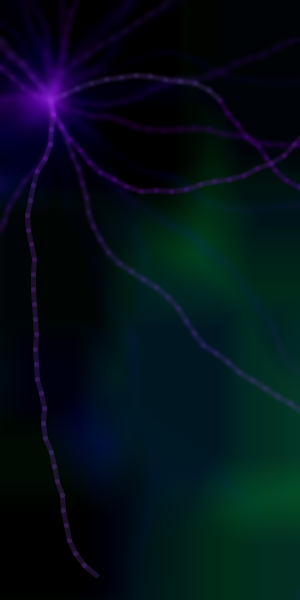
Frame 1 (no input)
Frame 60 (the mouse pressed at the canvas centre just before this capture): identical to frame 1, image omitted
Frame 120 (the mouse held since frame 60 and released just before this capture): identical to frame 1, image omitted

The Processing sketch that drew this single still picture (run headless with seeded random() and noise(); from frame 60 on, the mouse is pressed at the canvas centre):

// Processing sketch: processing_32356
// ── processing_32356.pde



float x=100;
float y=100;
float O=random(TWO_PI);
float L=15;
int a=0;
float count=1.0;
float b=0.0;
int greeny=54;
int purple=0;


void setup(){
  
  size(300,600);
  background(0);
  strokeWeight(5);
  this.draw2();
  
}

void draw(){}

void draw2(){
  for(int b = 0; b < 4000; b++){
    stroke(a,129,255,20);
    float x2=x+L*cos(O);
    float y2=y+L*sin(O);
  
  
    line(x,y,x2,y2);
    a=a+1;
    if(a>255){
      a=0;
    }
    x=x2;
    y=y2;
    O=O+random(-PI/10.0,PI/10.0);
  
    if(x<0 || y<0 || y>800 ||x>400){
      x=225;
      y=500;
      O=random(TWO_PI);}
    }
    
    for(int b = 0; b < 1500; b++){
    stroke(a,129,255,20);
    float x2=x+L*cos(O);
    float y2=y+L*sin(O);
  
  
    line(x,y,x2,y2);
    a=a+1;
    if(a>255){
      a=0;
    }
    x=x2;
    y=y2;
    O=O+random(-PI/10.0,PI/10.0);
  
    if(x<0 || y<0 || y>800 ||x>400){
      x=255;
      y=250;
      O=random(TWO_PI);}
    }
        
      for(int b = 0; b < 2000; b++){
      stroke(a,129,255,50);
      float x2=x+L*cos(O);
      float y2=y+L*sin(O);
  
      line(x,y,x2,y2);
      a=a+1;
  
      if(a>255){
        a=0;
      }
      x=x2;
      y=y2;
      O=O+random(-PI/10.0,PI/10.0);
  
      if(x<0 || y<0 || y>800 ||x>400){
        x=100;
        y=450;
        O=random(TWO_PI);}
      }  
           
      for(int b = 0; b < 3000; b++){
      stroke(35,200,greeny,100);
      float x2=x+L*cos(O);
      float y2=y+L*sin(O);
  
      line(x,y,x2,y2);
      greeny=greeny+1;
  
      if(greeny>175){
        greeny=54;
      }
      x=x2;
      y=y2;
      O=O+random(-PI/10.0,PI/10.0);
  
      if(x<0 || y<0 || y>800 ||x>400){
        x=200;
        y=250;
        O=random(TWO_PI);}
      }
      
           
      for(int b = 0; b < 2000; b++){
      stroke(35,200,greeny,100);
      float x2=x+L*cos(O);
      float y2=y+L*sin(O);
  
      line(x,y,x2,y2);
      greeny=greeny+1;
  
      if(greeny>175){
        greeny=54;
      }
      x=x2;
      y=y2;
      O=O+random(-PI/10.0,PI/10.0);
  
      if(x<0 || y<0 || y>800 ||x>400){
        x=250;
        y=500;
        O=random(TWO_PI);}
      }
      
  
      for(int b = 0; b < 2000; b++){
        stroke(150,purple,222,50);
        float x2=x+L*cos(O);
        float y2=y+L*sin(O);
  
        count= count + 1.0;
  
        line(x,y,x2,y2);
        purple=purple+1;
        if(purple>100){
          purple=0;
        }
        x=x2;
        y=y2;
        O=O+random(-PI/10.0,PI/10.0);
  
        if(x<0 || y<0 || y>800 ||x>400){
          x=50;
          y=100;
          O=random(TWO_PI);
          filter(BLUR);
        }
      }
    
    }
